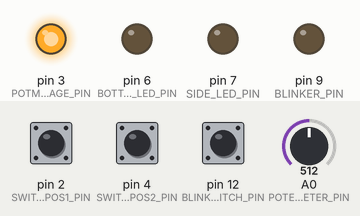
This program was run on a simulated Arduino Nano, built with avr-gcc and run on an emulated ATmega328P. Shown: output pins drawn as LEDs (lit = HIGH). Inputs (shaded band) come from the test bench; at power-on: pin 12 (BLINKER_SWITCH_PIN) HIGH, pin 2 (SWITCH_POS1_PIN) HIGH, pin 4 (SWITCH_POS2_PIN) HIGH, A0 (POTENTIOMETER_PIN) = 512.

Above: at 1.2 s.
1.3 s: pin 12 (BLINKER_SWITCH_PIN) pulled LOW for 3.2 s
At 2.0 s:
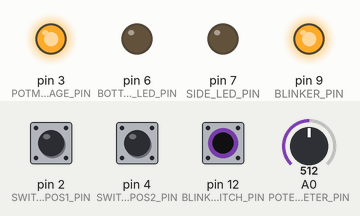
6.0 s: pin 2 (SWITCH_POS1_PIN) pulled LOW for 0.15 s
At 6.07 s:
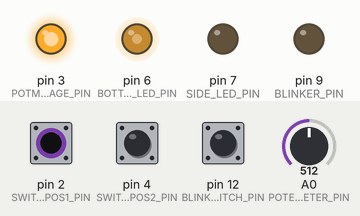
7.6 s: pin 4 (SWITCH_POS2_PIN) pulled LOW for 0.15 s
At 7.67 s:
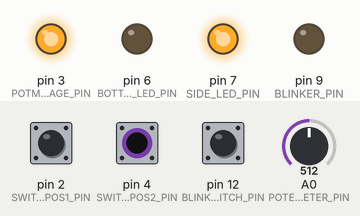
9.2 s: pin 4 (SWITCH_POS2_PIN) pulled LOW for 3.2 s
At 13.1 s:
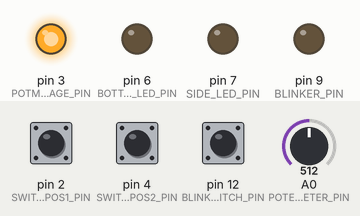
13.9 s: pin 12 (BLINKER_SWITCH_PIN) pulled LOW for 0.15 s
At 13.97 s:
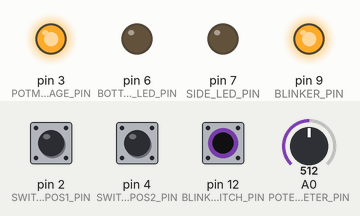
15.5 s: pin 2 (SWITCH_POS1_PIN) pulled LOW for 3.2 s
At 16.6 s:
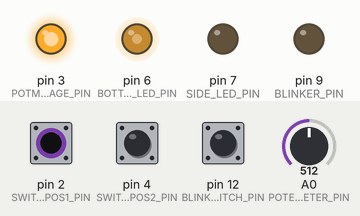
Timing chart, 0 to 20.2 s (numbered marks = the images above; inputs shaded):
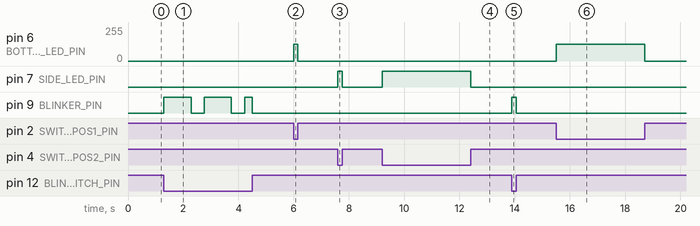

The program:

main.cpp
```cpp
#include <Arduino.h>


// ==================== Constants ====================

// CHANGE SETTINGS
#define BLINKER_DELAY_ON            1000        // The delay between switching states in milliseconds
#define BLINKER_DELAY_OFF           500         // The delay between switching states in milliseconds


// CHANGE PIN NUMBERS
#define BLINKER_PIN                 9           // The pin that the LED is connected to
#define BLINKER_SWITCH_PIN          12          // The pin that the switch is connected to

#define BOTTOM_LED_PIN              6           // The pin that the bottom LED is connected to
#define SIDE_LED_PIN                7           // The pin that the side LED is connected to

#define SWITCH_POS1_PIN             2           // The pin that the first switch is connected to
#define SWITCH_POS2_PIN             4           // The pin that the second switch is connected to

#define POTENTIOMETER_PIN           A0          // The pin that the potentiometer is connected to
#define POTMETER_VOLTAGE_PIN        3           // The pin that the potentiometer voltage is connected to


// ==================== Function declarations ====================

void BlinkerController();                       // The function that controls the blinking of the LED
void TogglePwm(uint8_t toggle);                 // The function that toggles the PWM
void InitializeTimers();                        // Timer initialization
void CalculateOverflowLimit(uint16_t ledBlink); // Calculate the overflow limit based on the LED blink delay


// ==================== Global Variables ====================

uint8_t BlinkerState = 0;               // The state of the LED (0 = off, 1 = on)
uint8_t EnableBlinker = 0;              // The state of the blinking (0 = off, 1 = on)
uint8_t BlinkerBlock = 0;               // The state of the blinking block (0 = off, 1 = on)

volatile uint16_t timer2_overflow_counter = 0;
uint16_t OVERFLOW_LIMIT = ((BLINKER_DELAY_ON * (F_CPU / 1024)) / (1000UL * 256UL)) - 1;


// ==================== Main code ====================

void setup() {

    // Initialize pins as inputs
    pinMode(BLINKER_PIN, OUTPUT);
    pinMode(BOTTOM_LED_PIN, OUTPUT);
    pinMode(SIDE_LED_PIN, OUTPUT);
    pinMode(POTMETER_VOLTAGE_PIN, OUTPUT);

    // Initialize pins as outputs
    pinMode(SWITCH_POS1_PIN, INPUT_PULLUP);
    pinMode(SWITCH_POS2_PIN, INPUT_PULLUP);
    pinMode(BLINKER_SWITCH_PIN, INPUT_PULLUP);
    pinMode(POTENTIOMETER_PIN, INPUT);

    // Enable the potentiometer voltage pin (5V)
    digitalWrite(POTMETER_VOLTAGE_PIN, HIGH);

    // Initialize the timers
    InitializeTimers();
}

void loop() {

    // Read the potentiometer value and map it to a range of 0-255
    int potValue = analogRead(POTENTIOMETER_PIN);      // Read the value from the potentiometer (0-1023)
    int mappedValue = map(potValue, 8, 1015, 0, 255);  // Map the potentiometer value to a range of 0-255
    if (mappedValue < 0) mappedValue = 0;              // Make sure the value is not negative
    if (mappedValue > 255) mappedValue = 255;          // Make sure the value is not higher than 255

    // Read the switch positions
    bool switchPos1 = digitalRead(SWITCH_POS1_PIN) == LOW; // Read the state of the first switch (active LOW)
    bool switchPos2 = digitalRead(SWITCH_POS2_PIN) == LOW; // Read the state of the second switch (active LOW)

    // Read the blinker switch
    EnableBlinker = digitalRead(BLINKER_SWITCH_PIN) == LOW; // Read the state of the blinking switch (active LOW)

    // Check if the blinking is enabled
    if (EnableBlinker && !BlinkerBlock) {           // Check if the blinking is enabled and the blinking block is not active
        BlinkerState = 1;                           //   Set the LED state to 1
        digitalWrite(BLINKER_PIN, BlinkerState);    //   Set the LED state
        TCNT2 = 0;                                  //   Reset the timer counter
        timer2_overflow_counter = 0;                //   Reset the overflow counter
        BlinkerBlock = 1;                           //   Set the blinking block to 1
    } else if (!EnableBlinker) {                    // Check if the blinking is disabled
        BlinkerBlock = 0;                           //   Set the blinking block to 0
        digitalWrite(BLINKER_PIN, LOW);             //   Set the LED state to 0
    }


    if (switchPos1) {                       // Check if the first switch position is active
        if (mappedValue > 0) {              // Check if the potentiometer value is higher than 0
            TogglePwm(1);                   //   Toggle the PWM
        } else {                            // If the potentiometer value is 0
            TogglePwm(0);                   //   Toggle the PWM
        }
        OCR0A = mappedValue;                //   Set the bottom LED brightness based on the potentiometer value
        TogglePwm(1);                       //   Toggle the PWM
        digitalWrite(SIDE_LED_PIN, LOW);    //   Turn off the side LED
    } else if (switchPos2) {                // Check if the second switch position is active
        OCR0A = 0x00;                          //   Set the bottom LED brightness to 0
        TogglePwm(0);                          //   Toggle the PWM
        digitalWrite(SIDE_LED_PIN, HIGH);   //   Turn on the side LED
    } else {                                // If none of the switch positions are active
        OCR0A = 0x00;                          //   Set the bottom LED brightness to 0
        TogglePwm(0);                          //   Toggle the PWM
        digitalWrite(SIDE_LED_PIN, LOW);    //   Turn off the side LED
    }

    delay(10);  // Delay to prevent bouncing
}


// ==================== Interrupts ====================

// Timer 2 compare interrupt
ISR(TIMER2_COMPA_vect) {

    // Reset the timer counter
    TCNT2 = 0;

    // Increment the overflow counter
    timer2_overflow_counter++;

    // Check if the counter reached the desired limit
    if (timer2_overflow_counter >= OVERFLOW_LIMIT) {
        // Toggle the PB1 LED
        BlinkerController();

        // Reset the overflow counter
        timer2_overflow_counter = 0;
    }
}


// ==================== Function definitions ====================

// The function that controls the blinking of the LED
void BlinkerController() {

    // Check if the blinking is enabled
    if (!EnableBlinker) {
        digitalWrite(BLINKER_PIN, LOW);
        return;
    }

    // Toggle the BlinkerState between 0 and 1
    BlinkerState ^= 0x01;

    // Set the LED brightness based on the BlinkerState
    digitalWrite(BLINKER_PIN, BlinkerState);

    if (BlinkerState) {
        CalculateOverflowLimit(BLINKER_DELAY_ON);
    } else {
        CalculateOverflowLimit(BLINKER_DELAY_OFF);
    }

}


// Toggle PWM
void TogglePwm(uint8_t toggle) {
    if (toggle) {
        TCCR0A |= (1 << COM0A1);    // Enable PWM
    } else {
        TCCR0A &= ~(1 << COM0A1);   // Disable PWM
    }
}

void CalculateOverflowLimit(uint16_t ledBlink) {
    // Calculate the overflow limit
    OVERFLOW_LIMIT = ((ledBlink * (F_CPU / 1024)) / (1000UL * 256UL)) - 1;
}


// Timer initialization
void InitializeTimers() {

    // Disable global interrupts
    noInterrupts();


    // Timer 2 initialization for compare interrupt
    TCCR2A = 0x00;     // Clear control registers
    TCCR2B = 0x00;     // Clear control registers
    TCNT2 = 0x00;      // Reset the counter

    TCCR2A |= (1 << WGM21);                                 // Set the timer to CTC mode
    TCCR2B |=  (1 << CS22) | (1 << CS21) | (1 << CS20);     // Set the prescaler
    OCR2A  = 255;                                           // Set the compare value
    TIMSK2 |= (1 << OCIE2A);                                // Enable the compare interrupt


    // Timer 0 initialization for PWM
    TCCR0A = 0x00;     // Clear control registers
    TCCR0B = 0x00;     // Clear control registers
    TCNT0 = 0x00;      // Reset the counter

    TCCR0A |= (1 << WGM01) | (1 << WGM00);                  // Set the timer to Fast PWM mode
    TCCR0A |= (1 << COM0A1);                                // Clear OC0A on Compare Match, set OC0A at BOTTOM (non-inverting mode)
    TCCR0B |= (0 << CS02) | (1 << CS01) | (0 << CS00);      // Set the prescaler to 256
    OCR0A = 0x00;                                           // Set the compare value


    // Enable global interrupts
    interrupts();
}
```

Measured:
- after the input at 1.3 s, pin 9 (BLINKER_PIN): goes HIGH 0.98 s, LOW 0.48 s, HIGH 0.98 s, LOW 0.48 s, HIGH 0.28 s, then LOW, starting at once
- after the input at 6.0 s, pin 6 (BOTTOM_LED_PIN): 0/255 → 127/255 at once, → 0/255 0.15 s later
- after the input at 7.6 s, pin 7 (SIDE_LED_PIN): LOW → HIGH at once, → LOW 0.15 s later
- after the input at 9.2 s, pin 7 (SIDE_LED_PIN): LOW → HIGH at once, → LOW 3.2 s later
- after the input at 13.9 s, pin 9 (BLINKER_PIN): LOW → HIGH at once, → LOW 0.15 s later
- after the input at 15.5 s, pin 6 (BOTTOM_LED_PIN): 0/255 → 127/255 at once, → 0/255 3.2 s later
